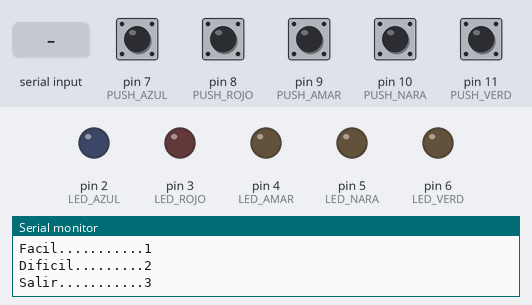
Bench run of a sketch on a simulated Arduino Uno, built with avr-gcc and run on an emulated ATmega328P. Parts: output pins drawn as LEDs (lit = HIGH), the last lines printed to the serial monitor. The test bench sets the inputs (shaded band); at power-on: pin 7 (PUSH_AZUL), pin 8 (PUSH_ROJO), pin 9 (PUSH_AMAR), pin 10 (PUSH_NARA), pin 11 (PUSH_VERD) HIGH. Random numbers use the default seed unless the sketch sets one. At 11.3 s the program stops and its outputs stay as they are.

Above: at 1.2 s.
1.3 s: "1\n" received over Serial
At 3.0 s:
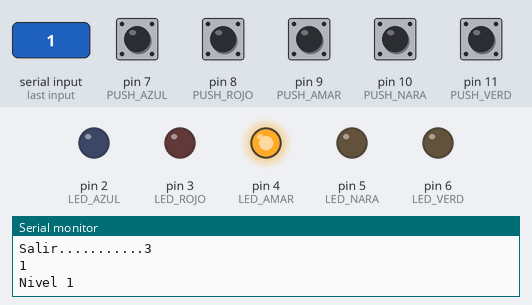
4.3 s: pin 9 (PUSH_AMAR) pulled LOW for 0.15 s
At 7.3 s:
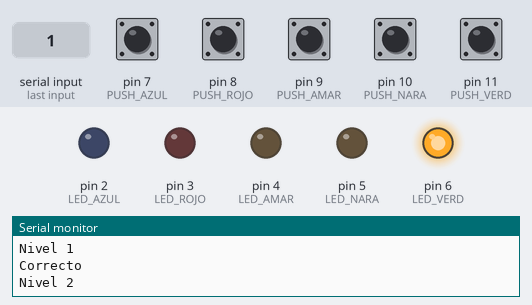
7.4 s: pin 7 (PUSH_AZUL) pulled LOW for 1 s
At 8.35 s:
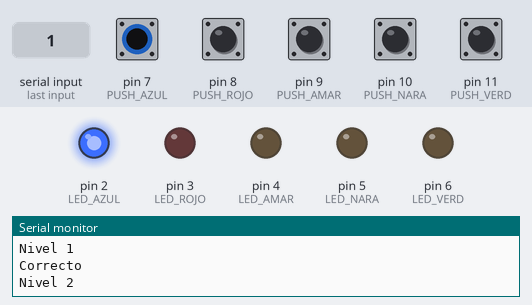
10.0 s: pin 8 (PUSH_ROJO) pulled LOW for 0.15 s
At 10.15 s:
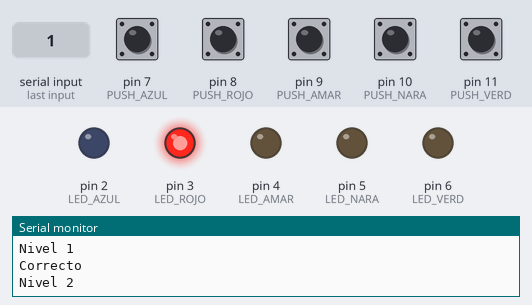
Timing chart, 0 to 12.8 s (numbered marks = the images above; inputs shaded):
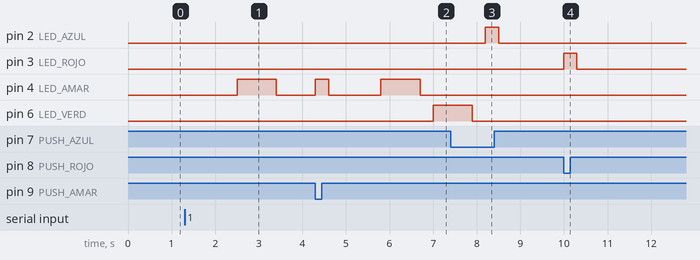

The sketch:

Codigo-Fabuloso_Fred.ino
```cpp
/*                    FABULOSO FRED
                Programación en Lenguaje C

   Integrantes:
    Alvarado Lagunes María José        ID 331869
    Hidalgo Rodríguez Melissa          ID 262931
    López Silva Carlos Andrés          ID 241236
    Reynaldo Sebastían Llamas Llamas   ID 320301

 El juego te reta a repetir su secuencia de luces, cada nivel agregará otro LED que tienes que memorizar y repetir en el mismo orden,
 en caso de que la secuencia introducida sea incorrecta en el monitor serial aparecerá la secuencia que se debía de introducir y la que se introdujo.
 Para volver a jugar presionar el botón de reinicio del Arduino.

 Link de la simulación: https://www.tinkercad.com/embed/lwc8VqB2iYI?editbtn=1
*/

#define NIVMAX 10 //Nivel máximo del juego
#define TIME 300
//Constantes para los pines de salida, para la generación de aleatorios deben ser pines consecutivos
#define LED_AZUL 2
#define LED_ROJO 3
#define LED_AMAR 4
#define LED_NARA 5
#define LED_VERD 6
//Constantes para los pines de entrada
#define PUSH_AZUL 7
#define PUSH_ROJO 8
#define PUSH_AMAR 9
#define PUSH_NARA 10
#define PUSH_VERD 11

int nivel=1, opc=0, secLED[NIVMAX];

//Prototipos de funciones
void menu();
void llenar(int secLED[]);
void secOn(int secLED[]);
void ledOn(int pin, int tiempo);
void capturar(int push[]);
bool comparar(int push[], int secLED[]);
void imprimir(int vec[]);

void setup() {
  //Seleccionar los pines de salida
  pinMode(LED_AZUL,OUTPUT);
  pinMode(LED_ROJO,OUTPUT);
  pinMode(LED_AMAR,OUTPUT);
  pinMode(LED_NARA,OUTPUT);
  pinMode(LED_VERD,OUTPUT);
  //Selecionar los pines de entrada, usando las resistencias del mismo arduino
  //En la configuración de resistencias pull-up cuando el botón se presiona el estado es LOW
  pinMode(PUSH_AZUL,INPUT_PULLUP);
  pinMode(PUSH_ROJO,INPUT_PULLUP);
  pinMode(PUSH_AMAR,INPUT_PULLUP);
  pinMode(PUSH_NARA,INPUT_PULLUP);
  pinMode(PUSH_VERD,INPUT_PULLUP);
  //Iniciar a los pines en LOW
  digitalWrite(LED_AZUL,LOW);
  digitalWrite(LED_ROJO,LOW);
  digitalWrite(LED_AMAR,LOW);
  digitalWrite(LED_NARA,LOW);
  digitalWrite(LED_VERD,LOW);
  //Iniciar monitor serial
  Serial.begin(9600);
}//setup

void loop() {
  int push[nivel];
  bool iguales;

  if(nivel==1){
    menu(); //Seleccionar la dificultad
  }//if
  if(opc==2){
    llenar(secLED); //En díficil cada nivel genera una nueva secuencia
  }//if

  Serial.print("Nivel ");
  Serial.println(nivel);
  delay(4*TIME);

  secOn(secLED);  //Mostrar la secuencia de los LED
  capturar(push); //Capturar los botones presionados

  iguales = comparar(push,secLED);
  if(iguales){
     Serial.println("Correcto");
    if(nivel<NIVMAX){
      nivel++;
    }//if
    else{
      Serial.println("Nivel maximo alcanzado");
      delay(1000);
      exit(0);
    }//else
  }//if
  else{
    Serial.println("Incorrecto \nSecuencia mostrada");
    imprimir(secLED);
    Serial.println("Tu secuencia");
    imprimir(push);
    nivel=1;
    delay(1000);
    exit(0);
  }//else
}//loop

//Implementación de funciones

/* La función menu muestra los modos de juego disponibles y guarda la selección de la dificultad en la variable opc */
void menu(){
  int flag=0;
  do{
    Serial.println("Bienvenido al fabuloso FRED \nSelecciona la dificultad");
    Serial.println("Facil...........1"); //La secuencia no cambia en cada nivel
    Serial.println("Dificil.........2"); //La secuencia cambia en cada nivel
    Serial.println("Salir...........3");

    while(Serial.available()==0){} //Mientras no haya datos pendientes para su lectura el programa se detiene
    opc = Serial.read()-48; //Se restan 48 porque el valor leído esta en ASCII
    Serial.println(opc);

    switch(opc){
      case 1: llenar(secLED); //En fácil solo se genera una secuencia por juego
        flag = 1;
        break;
      case 2: flag = 1;
        break;
      case 3: exit(0);
      default: Serial.print("Opcion invalida\n");
        break;
    }//switch
  }while(flag!=1); //Se pregunta la dificultad hasta que sea una opción válida
}//menu

/* La función llenar genera números aleatorios y los almacena en el vector secLed */
void llenar(int secLED[]){
  int lim = NIVMAX; //Cuando el modo de juego es fácil se llena todo el vector
  if (opc==2){
    lim = nivel; //Cuando el modo de juego es díficil se llena el vector hasta nivel
  }//if
  for(int i=0; i<lim; i++){
    secLED[i] = random(LED_AZUL, LED_VERD+1); //Números aleatorios con rango del pin de menor tamaño al pin de mayor tamaño
  }//for
}//llenar

/* La función secOn enciende los LED correspondientes a los valores guardados en el vector secLED, dependiendo del nivel es
   el numero de LED que se encienden */
void secOn(int secLED[]){
  int pin=0, tiempo=3*TIME;
  for(int i=0; i<nivel; i++){
    pin = secLED[i];
    ledOn(pin, tiempo);
    delay(TIME);
  }//for
}//secOn

/* La función ledOn enciende un LED por un tiempo determinado */
void ledOn(int pin, int tiempo){
  digitalWrite(pin,HIGH);
  delay(tiempo);
  digitalWrite(pin,LOW);
}//ledOn

/* La función capturar detecta cuando un botón se presiona y almacena su poscición en el vector push */
void capturar(int push[]){
  int pres=0, tiempo=TIME;
  for(int i=0; i<nivel; i++){
    pres=0;
    while(pres!=1){ //Se pregunta por cada uno de los botones hasta que uno se presione
      if(digitalRead(PUSH_AZUL)==0){
        ledOn(LED_AZUL, tiempo);  //Se enciende el LED correspondiente al botón
        push[i] = LED_AZUL; //Se guarda en el vector el valor del pin del LED
        pres=1;
      }//if azul
      if(digitalRead(PUSH_ROJO)==0){
        ledOn(LED_ROJO, tiempo);
        push[i] = LED_ROJO;
        pres=1;
      }//if rojo
      if(digitalRead(PUSH_AMAR)==0){
        ledOn(LED_AMAR, tiempo);
        push[i] = LED_AMAR;
        pres=1;
      }//if amarillo
      if(digitalRead(PUSH_NARA)==0){
        ledOn(LED_NARA, tiempo);
        push[i] = LED_NARA;
        pres=1;
      }//if naranja
      if(digitalRead(PUSH_VERD)==0){
        ledOn(LED_VERD, tiempo);
        push[i] = LED_VERD;
        pres=1;
      } //if verde
    }//while
  }//for
}//capturar

/* La función comparar compara los elementos del vector secLed y el vector push */
bool comparar(int push[], int secLED[]){
  bool iguales=true;
  for(int i=0; i<nivel; i++){
    if(secLED[i] != push[i]){
      iguales = false;
      break;
    }//if
  }//for
  return iguales;
}//comparar

/* La función imprimir muestra los elementos de un vector en el monitor serial */
void imprimir(int vec[]){
  for(int i=0; i<nivel; i++){
    Serial.print(vec[i]);
    Serial.print("\t");
  }//for
  Serial.println();
}//imprimir
```

Measured:
- after the input at 1.3 s, pin 4 (LED_AMAR): LOW → HIGH after 1.2 s, → LOW 0.90 s later
- after the input at 4.3 s, pin 4 (LED_AMAR): LOW → HIGH at once, → LOW 0.30 s later, → HIGH 1.2 s later, → LOW 0.90 s later; pin 6 (LED_VERD): LOW → HIGH after 2.7 s
- after the input at 7.4 s, pin 2 (LED_AZUL): LOW → HIGH after 0.80 s, → LOW 0.30 s later
- after the input at 10.0 s, pin 3 (LED_ROJO): LOW → HIGH at once, → LOW 0.30 s later
